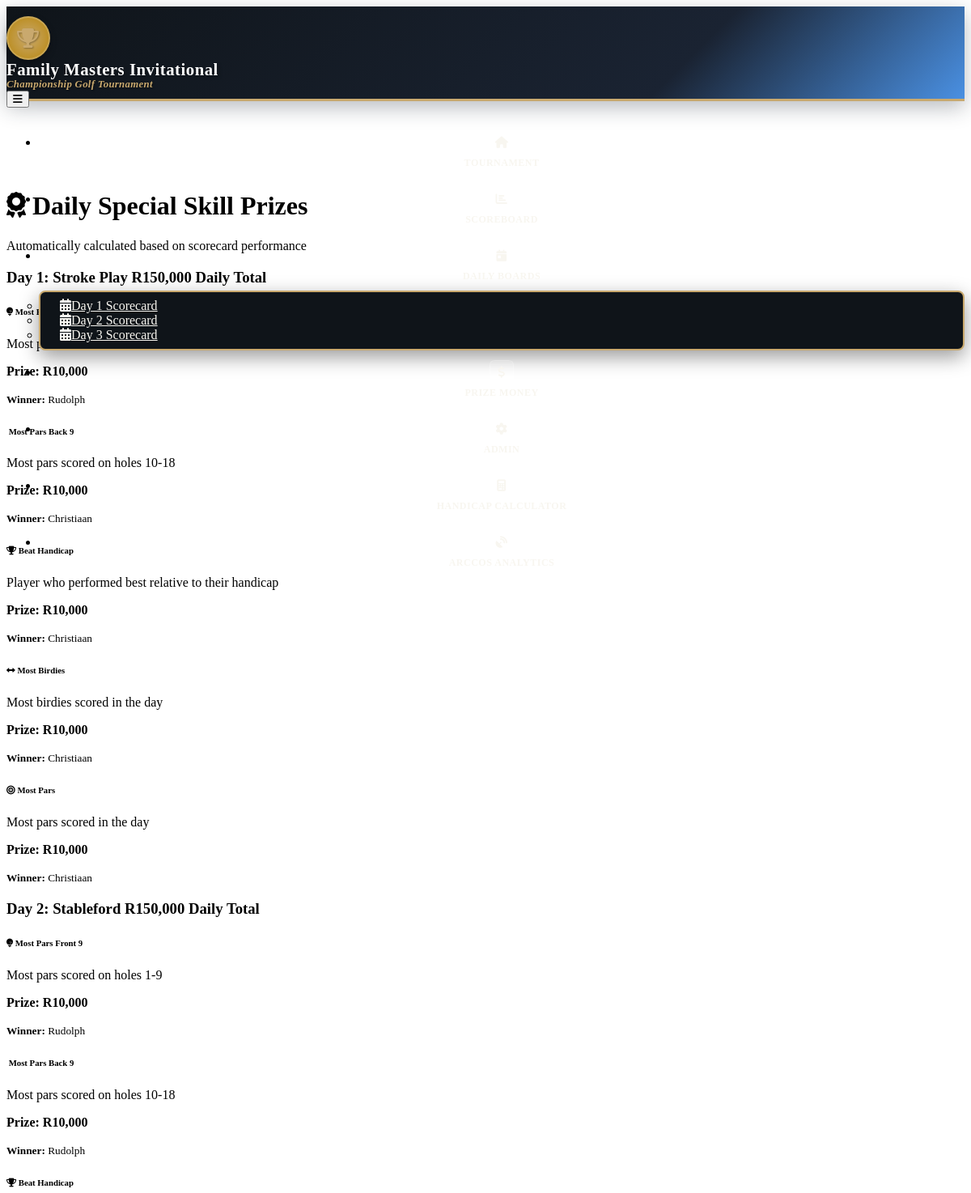
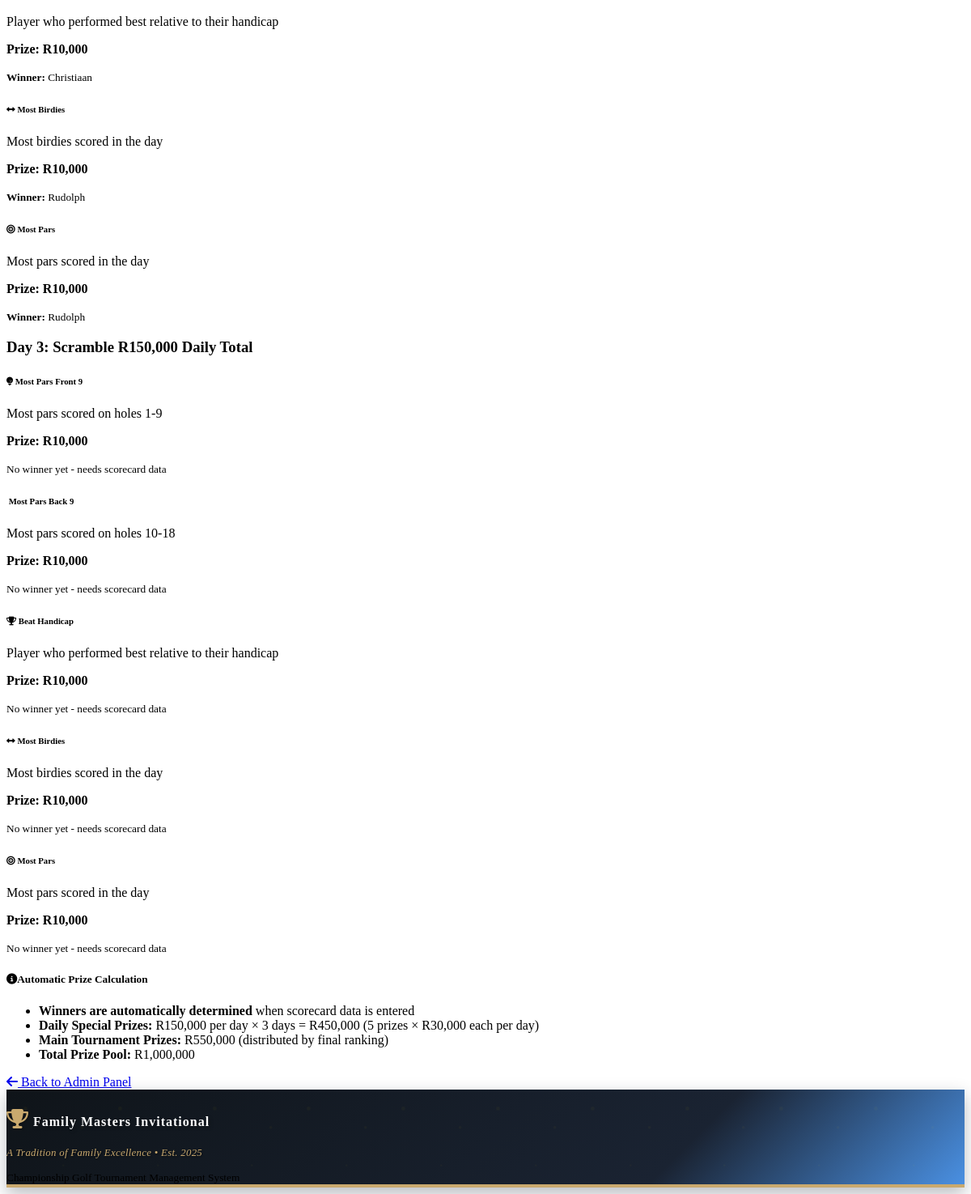
The app's page /special_prizes with its own data (2 pictures, top to bottom).
### models.py (models this page shows)
class Tournament(db.Model):
    id = db.Column(db.Integer, primary_key=True)
    name = db.Column(db.String(100), nullable=False, default="The Pinical Point Family Golf Champions Cup")
    start_date = db.Column(db.Date, nullable=False)
    total_prize_pool = db.Column(db.Integer, default=1150000)
    created_at = db.Column(db.DateTime, default=datetime.utcnow)
    players = db.relationship('Player', backref='tournament', lazy=True)
    rounds = db.relationship('Round', backref='tournament', lazy=True)

class Player(db.Model):
    id = db.Column(db.Integer, primary_key=True)
    name = db.Column(db.String(100), nullable=False)
    tournament_id = db.Column(db.Integer, db.ForeignKey('tournament.id'), nullable=False)
    handicap = db.Column(db.Integer, default=0)
    prize_eligible = db.Column(db.Boolean, default=True)  # New field for prize eligibility
    created_at = db.Column(db.DateTime, default=datetime.utcnow)
    scores = db.relationship('Score', backref='player', lazy=True)

### routes.py (the view)
@app.route('/special_prizes')
def special_prizes():
    tournament = Tournament.query.first()
    if not tournament:
        return redirect(url_for('player_setup'))
    daily_special_prizes = {}
    for day in [1, 2, 3]:
        daily_special_prizes[day] = {}
        for prize_type in ['most_pars_front', 'most_pars_back', 'beat_handicap', 'most_birdies', 'most_pars']:
            prize = SpecialPrize.query.filter_by(
                tournament_id=tournament.id,
                day=day,
                prize_type=prize_type
            ).first()
            daily_special_prizes[day][prize_type] = prize
    return render_template('daily_special_prizes_view.html',
                         tournament=tournament,
                         daily_special_prizes=daily_special_prizes,
                         tournament_formats=TOURNAMENT_FORMATS)

### templates/daily_special_prizes_view.html (shortened to what this page needs)
{% extends "base.html" %}
{% block content %}
<div class="container">
    <div class="row mb-4">
        <div class="col-12">
            <div class="card bg-warning text-dark">
                <div class="card-body">
                    <h1 class="card-title mb-0">
                        <i class="fas fa-award me-2"></i>
                        Daily Special Skill Prizes
                    </h1>
                    <p class="card-text mb-0">Automatically calculated based on scorecard performance</p>
                </div>
            </div>
        </div>
    </div>
    {% for day in [1, 2, 3] %}
    <div class="row mb-4">
        <div class="col-12">
            <div class="card">
                <div class="card-header bg-primary text-white">
                    <h3 class="mb-0">
                        Day {{ day }}: {{ tournament_formats[day].name }}
                        <span class="badge bg-light text-dark ms-2">R150,000 Daily Total</span>
                    </h3>
                </div>
                <div class="card-body">
                    <div class="row">
                        {% for prize_type, info in prize_info.items() %}
                        <div class="col-md-4 mb-3">
                            <div class="card h-100 border-secondary">
                                <div class="card-header bg-secondary text-white">
                                    <h6 class="mb-0">
                                        <i class="{{ info.icon }} me-2"></i>
                                        {{ info.name }}
                                    </h6>
                                </div>
                                <div class="card-body">
                                    <p class="card-text small">{{ info.description }}</p>
                                    <p class="text-success mb-2">
                                        <strong>Prize: R10,000</strong>
                                    </p>
                                    {% if daily_special_prizes[day][prize_type] %}
                                    <div class="alert alert-success py-2">
                                        <small><strong>Winner:</strong> {{ daily_special_prizes[day][prize_type].player.name }}</small>
                                    </div>
                                    {% else %}
                                    <div class="alert alert-secondary py-2">
                                        <small>No winner yet - needs scorecard data</small>
                                    </div>
                                    {% endif %}
                                </div>
                            </div>
                        </div>
                        {% endfor %}
                    </div>
                </div>
            </div>
        </div>
    </div>
    {% endfor %}
    <div class="row mb-4">
        <div class="col-12">
            <div class="alert alert-info">
                <h5><i class="fas fa-info-circle me-2"></i>Automatic Prize Calculation</h5>
                <ul class="mb-0">
                    <li><strong>Winners are automatically determined</strong> when scorecard data is entered</li>
                    <li><strong>Daily Special Prizes:</strong> R150,000 per day × 3 days = R450,000 (5 prizes × R30,000 each per day)</li>
                    <li><strong>Main Tournament Prizes:</strong> R550,000 (distributed by final ranking)</li>
                    <li><strong>Total Prize Pool:</strong> R1,000,000</li>
                </ul>
            </div>
        </div>
    </div>
    <div class="row mb-4">
        <div class="col-12 text-center">
            <a href="{{ url_for('admin') }}" class="btn btn-secondary btn-lg">
                <i class="fas fa-arrow-left me-2"></i>
                Back to Admin Panel
            </a>
        </div>
    </div>
</div>
{% endblock %}

### templates/base.html (shortened to what this page needs)
<!DOCTYPE html>
<html lang="en" data-bs-theme="dark">
<head>
    <link href="https://cdn.replit.com/agent/bootstrap-agent-dark-theme.min.css" rel="stylesheet">
    <link rel="stylesheet" href="https://cdnjs.cloudflare.com/ajax/libs/font-awesome/6.4.0/css/all.min.css">
    <link rel="stylesheet" href="{{ url_for('static', filename='css/custom.css') }}">
</head>
<body>
    <nav class="navbar navbar-expand-lg navbar-tournament fixed-top">
        <div class="container-fluid px-4">
            <a class="navbar-brand tournament-logo d-flex align-items-center" href="{{ url_for('index') }}">
                <div class="trophy-container me-3">
                    <i class="fas fa-trophy trophy-icon"></i>
                </div>
                <div class="brand-text">
                    <div class="tournament-name">{{ tournament.name if tournament else 'Family Masters Invitational' }}</div>
                    <div class="tournament-tagline">Championship Golf Tournament</div>
                </div>
            </a>
            <button class="navbar-toggler border-0" type="button" data-bs-toggle="collapse" data-bs-target="#navbarNav">
                <i class="fas fa-bars text-white"></i>
            </button>
            <div class="collapse navbar-collapse" id="navbarNav">
                <ul class="navbar-nav ms-auto">
                    <li class="nav-item">
                        <a class="nav-link professional-nav-link" href="{{ url_for('index') }}">
                            <div class="nav-icon-container">
                                <i class="fas fa-home"></i>
                            </div>
                            <span class="nav-text">Tournament</span>
                        </a>
                    </li>
                    <li class="nav-item">
                        <a class="nav-link professional-nav-link" href="{{ url_for('scoreboard') }}">
                            <div class="nav-icon-container">
                                <i class="fas fa-chart-bar"></i>
                            </div>
                            <span class="nav-text">Scoreboard</span>
                        </a>
                    </li>
                    <li class="nav-item dropdown">
                        <a class="nav-link dropdown-toggle professional-nav-link" href="#" id="dailyBoardsDropdown" role="button" data-bs-toggle="dropdown">
                            <div class="nav-icon-container">
                                <i class="fas fa-calendar-day"></i>
                            </div>
                            <span class="nav-text">Daily Boards</span>
                        </a>
                        <ul class="dropdown-menu dropdown-menu-dark">
                            <li><a class="dropdown-item" href="{{ url_for('day_scorecard_board', day=1) }}">
                                <i class="fas fa-calendar-alt me-2"></i>Day 1 Scorecard
                            </a></li>
                            <li><a class="dropdown-item" href="{{ url_for('day_scorecard_board', day=2) }}">
                                <i class="fas fa-calendar-alt me-2"></i>Day 2 Scorecard
                            </a></li>
                            <li><a class="dropdown-item" href="{{ url_for('day_scorecard_board', day=3) }}">
                                <i class="fas fa-calendar-alt me-2"></i>Day 3 Scorecard
                            </a></li>
                        </ul>
                    </li>
                    <li class="nav-item">
                        <a class="nav-link professional-nav-link" href="{{ url_for('prize_money') }}">
                            <div class="nav-icon-container">
                                <i class="fas fa-dollar-sign"></i>
                            </div>
                            <span class="nav-text">Prize Money</span>
                        </a>
                    </li>
                    <li class="nav-item">
                        <a class="nav-link professional-nav-link" href="{{ url_for('admin') }}">
                            <div class="nav-icon-container">
                                <i class="fas fa-cog"></i>
                            </div>
                            <span class="nav-text">Admin</span>
                        </a>
                    </li>
                    <li class="nav-item">
                        <a class="nav-link professional-nav-link" href="{{ url_for('handicap_dashboard') }}">
                            <div class="nav-icon-container">
                                <i class="fas fa-calculator"></i>
                            </div>
                            <span class="nav-text">Handicap Calculator</span>
                        </a>
                    </li>
                    <li class="nav-item">
                        <a class="nav-link professional-nav-link" href="{{ url_for('arccos_dashboard') }}">
                            <div class="nav-icon-container">
                                <i class="fas fa-satellite-dish"></i>
                            </div>
                            <span class="nav-text">Arccos Analytics</span>
                        </a>
                    </li>
                </ul>
            </div>
        </div>
    </nav>
    <div style="padding-top: 90px;"></div>
    <main>
        {% block content %}{% endblock %}
    </main>
    <footer class="tournament-header text-light mt-5 py-4">
        <div class="container text-center">
            <p class="mb-1 tournament-logo">
                <i class="fas fa-trophy me-2 trophy-icon"></i>
                Family Masters Invitational
            </p>
            <p class="tournament-tagline mb-0">A Tradition of Family Excellence • Est. 2025</p>
            <small class="text-white-50">Championship Golf Tournament Management System</small>
        </div>
    </footer>
</body>
</html>

### static/css/custom.css (style rules this page uses)
:root { --tournament-navy: #1a2332; --tournament-gold: #c9a96e; --tournament-white: #FFFFFF; --tournament-dark-navy: #0f1419; --tournament-accent-blue: #4a90e2; --tournament-cream: #f8f6f0; --tournament-silver: #8a9ba8; --tournament-shadow: rgba(26, 35, 50, 0.3); --tournament-green: #2d5a27; --tournament-light-green: #4a7c59; }
.tournament-header { background: linear-gradient(135deg, var(--tournament-dark-navy) 0%, var(--tournament-navy) 70%, var(--tournament-accent-blue) 100%) !important; border-bottom: 4px solid var(--tournament-gold); box-shadow: 0 8px 20px var(--tournament-shadow); position: relative; overflow: hidden; }
.tournament-header::before { content: ''; position: absolute; top: 0; left: 0; right: 0; bottom: 0; opacity: 0.3; }
.tournament-logo { font-family: 'Georgia', serif; font-weight: bold; text-shadow: 2px 2px 4px rgba(0,0,0,0.3); letter-spacing: 1px; }
.tournament-tagline { font-family: 'Georgia', serif; font-style: italic; color: var(--tournament-gold); text-shadow: 1px 1px 2px rgba(0,0,0,0.5); }
.navbar-tournament { background: linear-gradient(135deg, var(--tournament-dark-navy) 0%, var(--tournament-navy) 70%, var(--tournament-accent-blue) 100%) !important; border-bottom: 3px solid var(--tournament-gold); box-shadow: 0 8px 24px var(--tournament-shadow); backdrop-filter: blur(10px); padding: 0.75rem 0; height: 90px; }
.tournament-logo { color: var(--tournament-white) !important; text-decoration: none; padding: 0.5rem 0; }
.trophy-container { background: radial-gradient(circle, var(--tournament-gold) 0%, #b8860b 100%); width: 50px; height: 50px; border-radius: 50%; display: flex; align-items: center; justify-content: center; box-shadow: 0 4px 8px rgba(0,0,0,0.3); border: 2px solid rgba(255,255,255,0.2); }
.trophy-icon { font-size: 1.5rem; color: var(--tournament-dark-navy); text-shadow: none; }
.brand-text { display: flex; flex-direction: column; align-items: flex-start; }
.tournament-name { font-family: 'Georgia', serif; font-weight: bold; font-size: 1.3rem; letter-spacing: 0.5px; text-shadow: 2px 2px 4px rgba(0,0,0,0.3); line-height: 1.2; }
.tournament-tagline { font-family: 'Georgia', serif; font-style: italic; font-size: 0.8rem; color: var(--tournament-gold); text-shadow: 1px 1px 2px rgba(0,0,0,0.5); letter-spacing: 0.3px; margin-top: -2px; }
.professional-nav-link { color: var(--tournament-cream) !important; font-weight: 600; font-size: 0.9rem; text-transform: uppercase; letter-spacing: 0.5px; padding: 0.75rem 1rem !important; border-radius: 8px; margin: 0 0.25rem; transition: all 0.3s ease; display: flex; flex-direction: column; align-items: center; text-decoration: none; position: relative; overflow: hidden; }
.professional-nav-link::before { content: ''; position: absolute; top: 0; left: -100%; width: 100%; height: 100%; background: linear-gradient(90deg, transparent, rgba(255,255,255,0.1), transparent); transition: left 0.3s ease; }
.nav-icon-container { background: rgba(255,255,255,0.1); width: 28px; height: 28px; border-radius: 6px; display: flex; align-items: center; justify-content: center; margin-bottom: 4px; transition: all 0.3s ease; border: 1px solid rgba(255,255,255,0.2); }
.nav-icon-container i { font-size: 0.9rem; transition: all 0.3s ease; }
.nav-text { font-size: 0.75rem; font-weight: 600; text-align: center; line-height: 1; }
.dropdown-menu-dark { background: var(--tournament-dark-navy); border: 2px solid var(--tournament-gold); border-radius: 8px; box-shadow: 0 8px 24px rgba(0,0,0,0.4); padding: 0.5rem 0; }
.dropdown-menu-dark .dropdown-item { color: var(--tournament-cream); padding: 0.75rem 1.5rem; font-weight: 500; transition: all 0.3s ease; border-radius: 0; }
.trophy-icon { color: var(--tournament-gold); text-shadow: 1px 1px 2px rgba(0,0,0,0.3); font-size: 1.5em; }

### records on screen
Tournament: name "Family Masters Invitational"
Player: name "Rudolph" "Rudolph" "Rudolph" "Rudolph" "Rudolph"
Player: name "Christiaan" "Christiaan" "Christiaan" "Christiaan" "Christiaan"

### other values on screen
{{ day }} "1" "2" "3"
{{ tournament_formats[day].name }} "Stroke Play" "Stableford" "Scramble"
{{ info.name }} "Most…" "Most Pars Back 9" "Beat Handicap" "Most Birdies" "Most Pars" "Most Pars Front 9" "Most Pars Back 9" "Beat Handicap" "Most Birdies" "Most Pars" "Most Pars Front 9" "Most Pars Back 9" "Beat Handicap" "Most Birdies" "Most Pars"
{{ info.description }} "Most…" "Most pars scored on holes 10-18" "Player who performed best relative to their handicap" "Most birdies scored in the day" "Most pars scored in the day" "Most pars scored on holes 1-9" "Most pars scored on holes 10-18" "Player who performed best relative to their handicap" "Most birdies scored in the day" "Most pars scored in the day" "Most pars scored on holes 1-9" "Most pars scored on holes 10-18" "Player who performed best relative to their handicap" "Most birdies scored in the day" "Most pars scored in the day"
